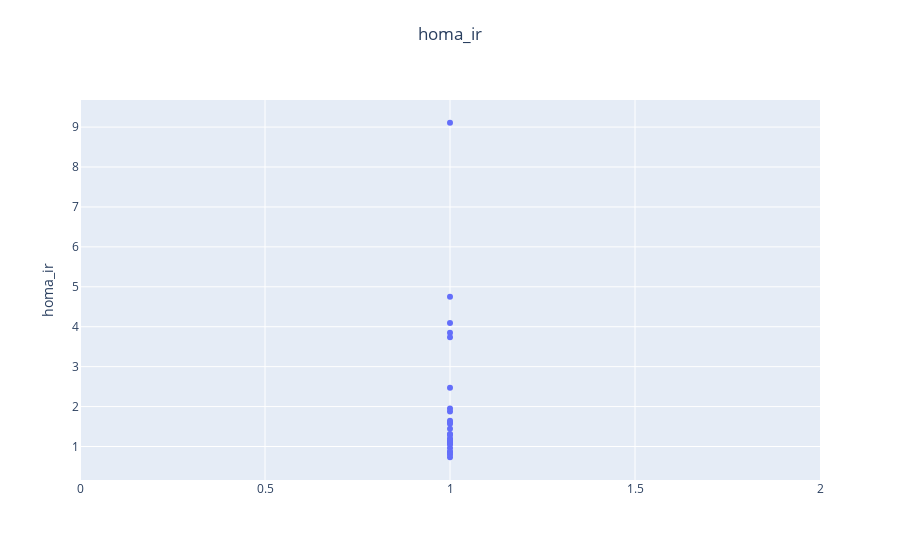

Notebook cell for this chart:
### Code cell
create_fig('homa_ir')

### Figure 1 — Plotly figure (JSON) as saved in the notebook; plotly's stock layout.template omitted (floating-point values rounded to 4 significant figures)
{"data": [{"mode": "markers", "type": "scatter", "x": [1, 1, 1, 1, 1, 1, 1, 1, 1, 1, 1, 1, 1, 1, 1, 1, 1, 1, 1, 1, 1, 1, 1, 1, 1, 1, 1, 1, 1, 1, 1, 1, 1, 1, 1, 1, 1, 1, 1, 1, 1, 1, 1, 1, 1, 1, 1, 1, 1, 1], "y": [9.109, null, 1.644, 0.963, 1.951, 1.442, 4.751, null, 0.8691, 1.062, 3.847, null, null, null, null, null, null, null, null, null, 1.111, null, 1.573, 1.062, 3.733, null, null, null, 1.877, null, 2.472, 4.096, 0.8642, null, 1.314, 1.296, 0.8, null, null, null, null, 1.6, 1.205, 1.123, null, null, null, 1.156, null, 0.7309]}], "layout": {"title": {"text": "homa_ir", "x": 0.5, "xanchor": "center", "y": 0.95, "yanchor": "top"}, "yaxis": {"title": {"text": "homa_ir"}}}}
